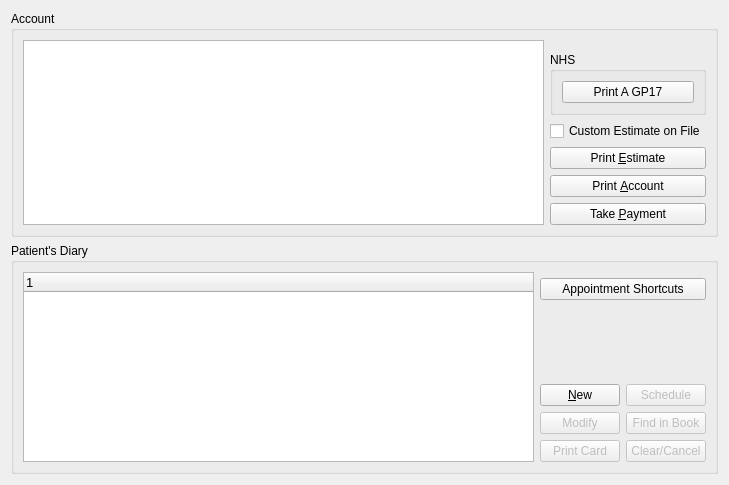
                     <widget class="QWidget" name="scrollAreaWidgetContents_5">
                      <property name="geometry">
                       <rect>
                        <x>0</x>
                        <y>0</y>
                        <width>729</width>
                        <height>485</height>
                       </rect>
                      </property>
                      <layout class="QGridLayout" name="gridLayout_28">
                       <item row="0" column="0" colspan="2">
                        <widget class="QGroupBox" name="adminAccount_groupBox">
                         <property name="sizePolicy">
                          <sizepolicy hsizetype="Expanding" vsizetype="Expanding">
                           <horstretch>0</horstretch>
                           <verstretch>0</verstretch>
                          </sizepolicy>
                         </property>
                         <property name="minimumSize">
                          <size>
                           <width>0</width>
                           <height>0</height>
                          </size>
                         </property>
                         <property name="maximumSize">
                          <size>
                           <width>16777215</width>
                           <height>16777215</height>
                          </size>
                         </property>
                         <property name="title">
                          <string>Account</string>
                         </property>
                         <layout class="QGridLayout" name="gridLayout_3">
                          <item row="0" column="0" rowspan="6">
                           <widget class="QTextBrowser" name="moneytextBrowser">
                            <property name="sizePolicy">
                             <sizepolicy hsizetype="Expanding" vsizetype="Expanding">
                              <horstretch>0</horstretch>
                              <verstretch>0</verstretch>
                             </sizepolicy>
                            </property>
                            <property name="minimumSize">
                             <size>
                              <width>0</width>
                              <height>0</height>
                             </size>
                            </property>
                            <property name="maximumSize">
                             <size>
                              <width>16777215</width>
                              <height>16777215</height>
                             </size>
                            </property>
                           </widget>
                          </item>
                          <item row="0" column="1">
                           <spacer name="verticalSpacer">
                            <property name="orientation">
                             <enum>Qt::Vertical</enum>
                            </property>
                            <property name="sizeHint" stdset="0">
                             <size>
                              <width>20</width>
                              <height>82</height>
                             </size>
                            </property>
                           </spacer>
                          </item>
                          <item row="3" column="1">
                           <widget class="QPushButton" name="printEst_pushButton">
                            <property name="maximumSize">
                             <size>
                              <width>16777215</width>
                              <height>16777215</height>
                             </size>
                            </property>
                            <property name="text">
                             <string>Print &amp;Estimate</string>
                            </property>
                            <property name="icon">
                             <iconset resource="../resources/resources.qrc">
                              <normaloff>:/ps.png</normaloff>:/ps.png</iconset>
                            </property>
                           </widget>
                          </item>
                          <item row="4" column="1">
                           <widget class="QPushButton" name="printAccount_pushButton">
                            <property name="maximumSize">
                             <size>
                              <width>16777215</width>
                              <height>16777215</height>
                             </size>
                            </property>
                            <property name="text">
                             <string>Print &amp;Account</string>
                            </property>
                            <property name="icon">
                             <iconset resource="../resources/resources.qrc">
                              <normaloff>:/ps.png</normaloff>:/ps.png</iconset>
                            </property>
                           </widget>
                          </item>
                          <item row="5" column="1">
                           <widget class="QPushButton" name="takePayment_pushButton">
                            <property name="maximumSize">
                             <size>
                              <width>16777215</width>
                              <height>16777215</height>
                             </size>
                            </property>
                            <property name="text">
                             <string>Take &amp;Payment</string>
                            </property>
                            <property name="icon">
                             <iconset resource="../resources/resources.qrc">
                              <normaloff>:/vcard.png</normaloff>:/vcard.png</iconset>
                            </property>
                           </widget>
                          </item>
                          <item row="1" column="1">
                           <widget class="QGroupBox" name="NHSadmin_groupBox">
                            <property name="title">
                             <string>NHS</string>
                            </property>
                            <layout class="QHBoxLayout" name="horizontalLayout_18">
                             <item>
                              <widget class="QPushButton" name="printGP17_pushButton">
                               <property name="text">
                                <string>Print A GP17</string>
                               </property>
                              </widget>
                             </item>
                            </layout>
                           </widget>
                          </item>
                          <item row="2" column="1">
                           <widget class="QCheckBox" name="customEst_checkBox">
                            <property name="text">
                             <string>Custom Estimate on File</string>
                            </property>
                           </widget>
                          </item>
                         </layout>
                        </widget>
                       </item>
                       <item row="1" column="0" colspan="2">
                        <widget class="QGroupBox" name="groupBox">
                         <property name="sizePolicy">
                          <sizepolicy hsizetype="Expanding" vsizetype="MinimumExpanding">
                           <horstretch>0</horstretch>
                           <verstretch>0</verstretch>
                          </sizepolicy>
                         </property>
                         <property name="minimumSize">
                          <size>
                           <width>0</width>
                           <height>0</height>
                          </size>
                         </property>
                         <property name="maximumSize">
                          <size>
                           <width>16777215</width>
                           <height>231</height>
                          </size>
                         </property>
                         <property name="title">
                          <string>Patient's Diary</string>
                         </property>
                         <layout class="QGridLayout" name="gridLayout_16">
                          <item row="0" column="0" rowspan="6">
                           <widget class="QTreeWidget" name="ptAppointment_treeWidget">
                            <property name="sizePolicy">
                             <sizepolicy hsizetype="Expanding" vsizetype="Expanding">
                              <horstretch>0</horstretch>
                              <verstretch>0</verstretch>
                             </sizepolicy>
                            </property>
                            <property name="minimumSize">
                             <size>
                              <width>0</width>
                              <height>180</height>
                             </size>
                            </property>
                            <property name="maximumSize">
                             <size>
                              <width>16777215</width>
                              <height>192</height>
                             </size>
                            </property>
                            <property name="font">
                             <font>
                              <pointsize>10</pointsize>
                             </font>
                            </property>
                            <property name="alternatingRowColors">
                             <bool>false</bool>
                            </property>
                            <property name="rootIsDecorated">
                             <bool>true</bool>
                            </property>
                            <property name="animated">
                             <bool>true</bool>
                            </property>
                            <column>
                             <property name="text">
                              <string>1</string>
                             </property>
                            </column>
                           </widget>
                          </item>
                          <item row="2" column="3" colspan="2">
                           <spacer name="verticalSpacer_8">
                            <property name="orientation">
                             <enum>Qt::Vertical</enum>
                            </property>
                            <property name="sizeHint" stdset="0">
                             <size>
                              <width>20</width>
                              <height>78</height>
                             </size>
                            </property>
                           </spacer>
                          </item>
                          <item row="3" column="1" colspan="3">
                           <widget class="QPushButton" name="newAppt_pushButton">
                            <property name="maximumSize">
                             <size>
                              <width>16777215</width>
                              <height>16777215</height>
                             </size>
                            </property>
                            <property name="text">
                             <string>&amp;New</string>
                            </property>
                           </widget>
                          </item>
                          <item row="3" column="4">
                           <widget class="QPushButton" name="makeAppt_pushButton">
                            <property name="enabled">
                             <bool>false</bool>
                            </property>
                            <property name="maximumSize">
                             <size>
                              <width>16777215</width>
                              <height>16777215</height>
                             </size>
                            </property>
                            <property name="text">
                             <string>Schedule</string>
                            </property>
                            <property name="icon">
                             <iconset resource="../resources/resources.qrc">
                              <normaloff>:/month.png</normaloff>:/month.png</iconset>
                            </property>
                           </widget>
                          </item>
                          <item row="4" column="1" colspan="3">
                           <widget class="QPushButton" name="modifyAppt_pushButton">
                            <property name="enabled">
                             <bool>false</bool>
                            </property>
                            <property name="maximumSize">
                             <size>
                              <width>16777215</width>
                              <height>28</height>
                             </size>
                            </property>
                            <property name="text">
                             <string>Modify</string>
                            </property>
                            <property name="icon">
                             <iconset resource="../resources/resources.qrc">
                              <normaloff>:/add_user.png</normaloff>:/add_user.png</iconset>
                            </property>
                           </widget>
                          </item>
                          <item row="4" column="4">
                           <widget class="QPushButton" name="findAppt_pushButton">
                            <property name="enabled">
                             <bool>false</bool>
                            </property>
                            <property name="maximumSize">
                             <size>
                              <width>16777215</width>
                              <height>16777215</height>
                             </size>
                            </property>
                            <property name="text">
                             <string>Find in Book</string>
                            </property>
                            <property name="icon">
                             <iconset resource="../resources/resources.qrc">
                              <normaloff>:/schedule.png</normaloff>:/schedule.png</iconset>
                            </property>
                           </widget>
                          </item>
                          <item row="5" column="1" colspan="3">
                           <widget class="QPushButton" name="printAppt_pushButton">
                            <property name="enabled">
                             <bool>false</bool>
                            </property>
                            <property name="maximumSize">
                             <size>
                              <width>16777215</width>
                              <height>16777215</height>
                             </size>
                            </property>
                            <property name="text">
                             <string>Print Card</string>
                            </property>
                            <property name="icon">
                             <iconset resource="../resources/resources.qrc">
                              <normaloff>:/ps.png</normaloff>:/ps.png</iconset>
                            </property>
                           </widget>
                          </item>
                          <item row="5" column="4">
                           <widget class="QPushButton" name="clearAppt_pushButton">
                            <property name="enabled">
                             <bool>false</bool>
                            </property>
                            <property name="maximumSize">
                             <size>
                              <width>16777215</width>
                              <height>28</height>
                             </size>
                            </property>
                            <property name="text">
                             <string>Clear/Cancel</string>
                            </property>
                            <property name="icon">
                             <iconset resource="../resources/resources.qrc">
                              <normaloff>:/eraser.png</normaloff>:/eraser.png</iconset>
                            </property>
                           </widget>
                          </item>
                          <item row="1" column="1" colspan="4">
                           <widget class="QPushButton" name="apptWizard_pushButton">
                            <property name="sizePolicy">
                             <sizepolicy hsizetype="Preferred" vsizetype="Fixed">
                              <horstretch>0</horstretch>
                              <verstretch>0</verstretch>
                             </sizepolicy>
                            </property>
                            <property name="text">
                             <string>Appointment Shortcuts</string>
                            </property>
                           </widget>
                          </item>
                         </layout>
                        </widget>
                       </item>
                      </layout>
                     </widget>
